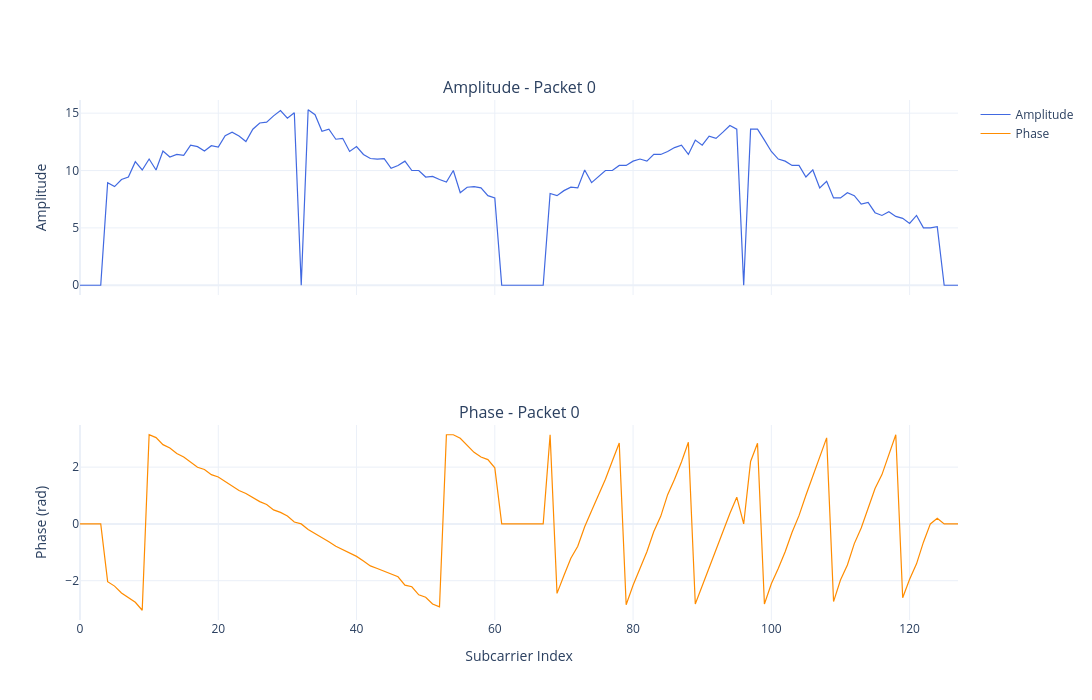

Notebook source saved alongside this figure:
### Code cell
import plotly.graph_objects as go
from plotly.subplots import make_subplots
import numpy as np

# Chọn packet đầu tiên có dữ liệu hợp lệ
valid_packets = df_calc[df_calc["subcarrier_count"] > 0]
if valid_packets.empty:
    raise ValueError("Không có packet hợp lệ để plot")

sample_idx = valid_packets.index[0]
amp = np.asarray(df_calc.loc[sample_idx, "amplitude"])
phs = np.asarray(df_calc.loc[sample_idx, "phase"])
subcarrier_idx = np.arange(len(amp))

fig = make_subplots(rows=2, cols=1, shared_xaxes=True,
                    subplot_titles=[f"Amplitude - Packet {sample_idx}",
                                    f"Phase - Packet {sample_idx}"])

fig.add_trace(go.Scatter(x=subcarrier_idx, y=amp, mode='lines',
                          line=dict(color='royalblue', width=1.2),
                          name='Amplitude'), row=1, col=1)

fig.add_trace(go.Scatter(x=subcarrier_idx, y=phs, mode='lines',
                          line=dict(color='darkorange', width=1.2),
                          name='Phase'), row=2, col=1)

fig.update_yaxes(title_text="Amplitude", row=1, col=1)
fig.update_yaxes(title_text="Phase (rad)", row=2, col=1)
fig.update_xaxes(title_text="Subcarrier Index", row=2, col=1)
fig.update_layout(height=700, width=1200, showlegend=True,
                  template='plotly_white')
fig.show()

### Figure 1 — Plotly figure (JSON) as saved in the notebook; plotly's stock layout.template omitted (floating-point values rounded to 4 significant figures)
{"data": [{"line": {"color": "royalblue", "width": 1.2}, "mode": "lines", "name": "Amplitude", "type": "scatter", "x": [0, 1, 2, 3, 4, 5, 6, 7, 8, 9, 10, 11, 12, 13, 14, 15, 16, 17, 18, 19, 20, 21, 22, 23, 24, 25, 26, 27, 28, 29, 30, 31, 32, 33, 34, 35, 36, 37, 38, 39, 40, 41, 42, 43, 44, 45, 46, 47, 48, 49, 50, 51, 52, 53, 54, 55, 56, 57, 58, 59, 60, 61, 62, 63, 64, 65, 66, 67, 68, 69, 70, 71, 72, 73, 74, 75, 76, 77, 78, 79, 80, 81, 82, 83, 84, 85, 86, 87, 88, 89, 90, 91, 92, 93, 94, 95, 96, 97, 98, 99, 100, 101, 102, 103, 104, 105, 106, 107, 108, 109, 110, 111, 112, 113, 114, 115, 116, 117, 118, 119, 120, 121, 122, 123, 124, 125, 126, 127], "xaxis": "x", "y": [0.0, 0.0, 0.0, 0.0, 8.944, 8.602, 9.22, 9.434, 10.77, 10.05, 11.0, 10.05, 11.7, 11.18, 11.4, 11.31, 12.21, 12.08, 11.7, 12.17, 12.04, 13.04, 13.34, 13.0, 12.53, 13.6, 14.14, 14.21, 14.76, 15.23, 14.56, 15.03, 0.0, 15.3, 14.87, 13.42, 13.6, 12.73, 12.81, 11.66, 12.08, 11.4, 11.05, 11.0, 11.05, 10.2, 10.44, 10.82, 10.0, 10.0, 9.434, 9.487, 9.22, 9.0, 10.0, 8.062, 8.544, 8.602, 8.485, 7.81, 7.616, 0.0, 0.0, 0.0, 0.0, 0.0, 0.0, 0.0, 8.0, 7.81, 8.246, 8.544, 8.485, 10.05, 8.944, 9.434, 10.0, 10.0, 10.44, 10.44, 10.82, 11.0, 10.82, 11.4, 11.4, 11.66, 12.0, 12.21, 11.4, 12.65, 12.21, 13.0, 12.81, 13.34, 13.93, 13.6, 0.0, 13.6, 13.6, 12.65, 11.66, 11.0, 10.82, 10.44, 10.44, 9.434, 10.05, 8.485, 9.055, 7.616, 7.616, 8.062, 7.81, 7.071, 7.211, 6.325, 6.083, 6.403, 6.0, 5.831, 5.385, 6.083, 5.0, 5.0, 5.099, 0.0, 0.0, 0.0], "yaxis": "y"}, {"line": {"color": "darkorange", "width": 1.2}, "mode": "lines", "name": "Phase", "type": "scatter", "x": [0, 1, 2, 3, 4, 5, 6, 7, 8, 9, 10, 11, 12, 13, 14, 15, 16, 17, 18, 19, 20, 21, 22, 23, 24, 25, 26, 27, 28, 29, 30, 31, 32, 33, 34, 35, 36, 37, 38, 39, 40, 41, 42, 43, 44, 45, 46, 47, 48, 49, 50, 51, 52, 53, 54, 55, 56, 57, 58, 59, 60, 61, 62, 63, 64, 65, 66, 67, 68, 69, 70, 71, 72, 73, 74, 75, 76, 77, 78, 79, 80, 81, 82, 83, 84, 85, 86, 87, 88, 89, 90, 91, 92, 93, 94, 95, 96, 97, 98, 99, 100, 101, 102, 103, 104, 105, 106, 107, 108, 109, 110, 111, 112, 113, 114, 115, 116, 117, 118, 119, 120, 121, 122, 123, 124, 125, 126, 127], "xaxis": "x2", "y": [0.0, 0.0, 0.0, 0.0, -2.034, -2.191, -2.433, -2.583, -2.761, -3.042, 3.142, 3.042, 2.793, 2.678, 2.481, 2.356, 2.182, 1.997, 1.92, 1.736, 1.654, 1.494, 1.344, 1.176, 1.071, 0.942, 0.7854, 0.6857, 0.4939, 0.4049, 0.2783, 0.06657, 0.0, -0.1974, -0.343, -0.4636, -0.6288, -0.7854, -0.8961, -1.03, -1.144, -1.305, -1.48, -1.571, -1.661, -1.768, -1.862, -2.159, -2.214, -2.498, -2.583, -2.82, -2.923, 3.142, 3.142, 3.017, 2.783, 2.521, 2.356, 2.266, 1.976, 0.0, 0.0, 0.0, 0.0, 0.0, 0.0, 0.0, 3.142, -2.447, -1.816, -1.212, -0.7854, -0.09967, 0.4636, 1.012, 1.571, 2.214, 2.85, -2.85, -2.159, -1.571, -0.9828, -0.2663, 0.2663, 1.03, 1.571, 2.182, 2.875, -2.82, -2.182, -1.571, -0.8961, -0.2268, 0.3672, 0.942, 0.0, 2.2, 2.843, -2.82, -2.111, -1.571, -0.9828, -0.2915, 0.2915, 1.012, 1.67, 2.356, 3.031, -2.737, -1.976, -1.446, -0.6947, -0.1419, 0.588, 1.249, 1.736, 2.467, 3.142, -2.601, -1.951, -1.406, -0.6435, 0.0, 0.1974, 0.0, 0.0, 0.0], "yaxis": "y2"}], "layout": {"annotations": [{"font": {"size": 16}, "showarrow": false, "text": "Amplitude - Packet 0", "x": 0.5, "xanchor": "center", "xref": "paper", "y": 1, "yanchor": "bottom", "yref": "paper"}, {"font": {"size": 16}, "showarrow": false, "text": "Phase - Packet 0", "x": 0.5, "xanchor": "center", "xref": "paper", "y": 0.375, "yanchor": "bottom", "yref": "paper"}], "height": 700, "showlegend": true, "width": 1200, "xaxis": {"anchor": "y", "domain": [0, 1], "matches": "x2", "showticklabels": false}, "xaxis2": {"anchor": "y2", "domain": [0, 1], "title": {"text": "Subcarrier Index"}}, "yaxis": {"anchor": "x", "domain": [0.625, 1], "title": {"text": "Amplitude"}}, "yaxis2": {"anchor": "x2", "domain": [0, 0.375], "title": {"text": "Phase (rad)"}}}}
